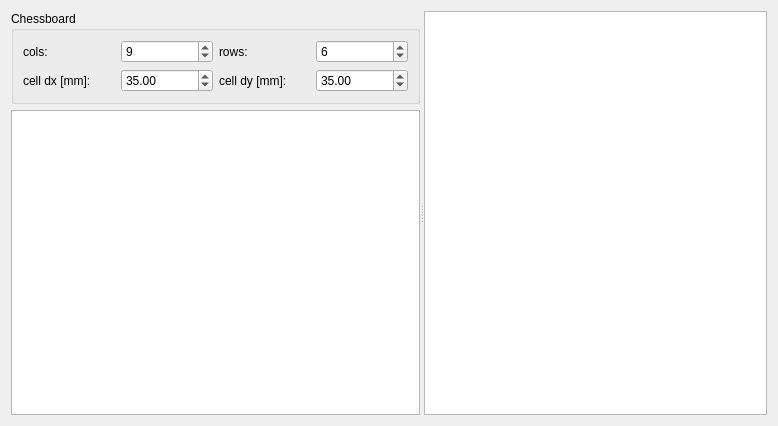
<?xml version="1.0" encoding="UTF-8"?>
<ui version="4.0">
 <class>MainGui</class>
 <widget class="QWidget" name="MainGui">
  <property name="geometry">
   <rect>
    <x>0</x>
    <y>0</y>
    <width>778</width>
    <height>426</height>
   </rect>
  </property>
  <property name="windowTitle">
   <string>Camera Calibration</string>
  </property>
  <layout class="QVBoxLayout" name="verticalLayout_2">
   <item>
    <widget class="QSplitter" name="splitter">
     <property name="orientation">
      <enum>Qt::Horizontal</enum>
     </property>
     <widget class="QWidget" name="widget" native="true">
      <property name="sizePolicy">
       <sizepolicy hsizetype="MinimumExpanding" vsizetype="MinimumExpanding">
        <horstretch>0</horstretch>
        <verstretch>0</verstretch>
       </sizepolicy>
      </property>
      <property name="maximumSize">
       <size>
        <width>16777215</width>
        <height>16777215</height>
       </size>
      </property>
      <layout class="QVBoxLayout" name="verticalLayout">
       <item>
        <widget class="QGroupBox" name="groupBox">
         <property name="font">
          <font>
           <pointsize>9</pointsize>
          </font>
         </property>
         <property name="title">
          <string>Chessboard</string>
         </property>
         <layout class="QGridLayout" name="gridLayout">
          <item row="2" column="3">
           <widget class="QDoubleSpinBox" name="spinBoxDy">
            <property name="font">
             <font>
              <pointsize>9</pointsize>
             </font>
            </property>
            <property name="minimum">
             <double>1.000000000000000</double>
            </property>
            <property name="maximum">
             <double>999.990000000000009</double>
            </property>
            <property name="value">
             <double>35.000000000000000</double>
            </property>
           </widget>
          </item>
          <item row="2" column="2">
           <widget class="QLabel" name="label_4">
            <property name="font">
             <font>
              <pointsize>9</pointsize>
             </font>
            </property>
            <property name="text">
             <string>cell dy [mm]:</string>
            </property>
           </widget>
          </item>
          <item row="2" column="1">
           <widget class="QDoubleSpinBox" name="spinBoxDx">
            <property name="font">
             <font>
              <pointsize>9</pointsize>
             </font>
            </property>
            <property name="minimum">
             <double>1.000000000000000</double>
            </property>
            <property name="maximum">
             <double>999.990000000000009</double>
            </property>
            <property name="value">
             <double>35.000000000000000</double>
            </property>
           </widget>
          </item>
          <item row="2" column="0">
           <widget class="QLabel" name="label_3">
            <property name="font">
             <font>
              <pointsize>9</pointsize>
             </font>
            </property>
            <property name="text">
             <string>cell dx [mm]:</string>
            </property>
           </widget>
          </item>
          <item row="0" column="0">
           <widget class="QLabel" name="label_2">
            <property name="font">
             <font>
              <pointsize>9</pointsize>
             </font>
            </property>
            <property name="text">
             <string>cols: </string>
            </property>
           </widget>
          </item>
          <item row="0" column="1">
           <widget class="QSpinBox" name="spinBoxCols">
            <property name="minimum">
             <number>4</number>
            </property>
            <property name="value">
             <number>9</number>
            </property>
           </widget>
          </item>
          <item row="0" column="3">
           <widget class="QSpinBox" name="spinBoxRows">
            <property name="font">
             <font>
              <pointsize>9</pointsize>
             </font>
            </property>
            <property name="minimum">
             <number>4</number>
            </property>
            <property name="value">
             <number>6</number>
            </property>
           </widget>
          </item>
          <item row="0" column="2">
           <widget class="QLabel" name="label">
            <property name="font">
             <font>
              <pointsize>9</pointsize>
             </font>
            </property>
            <property name="text">
             <string>rows: </string>
            </property>
           </widget>
          </item>
         </layout>
        </widget>
       </item>
       <item>
        <widget class="QTreeView" name="treeView">
         <property name="contextMenuPolicy">
          <enum>Qt::CustomContextMenu</enum>
         </property>
        </widget>
       </item>
      </layout>
     </widget>
     <widget class="qcam_calib::ImageView" name="imageView">
      <property name="sizePolicy">
       <sizepolicy hsizetype="Maximum" vsizetype="Maximum">
        <horstretch>0</horstretch>
        <verstretch>0</verstretch>
       </sizepolicy>
      </property>
      <property name="minimumSize">
       <size>
        <width>300</width>
        <height>300</height>
       </size>
      </property>
      <property name="baseSize">
       <size>
        <width>300</width>
        <height>400</height>
       </size>
      </property>
     </widget>
    </widget>
   </item>
  </layout>
 </widget>
 <customwidgets>
  <customwidget>
   <class>qcam_calib::ImageView</class>
   <extends>QGraphicsView</extends>
   <header>ImageView.hpp</header>
  </customwidget>
 </customwidgets>
 <resources/>
 <connections/>
</ui>
